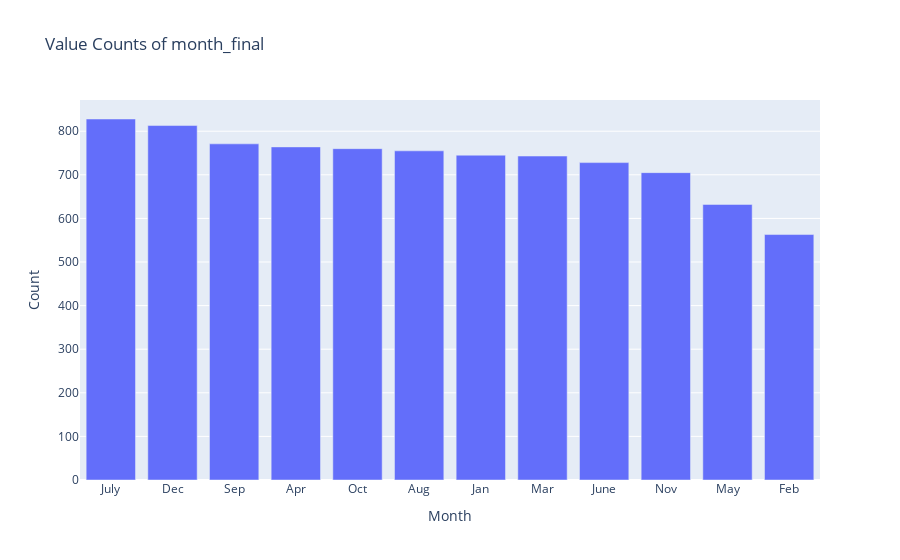

The notebook cell saved with this chart:
### Code cell
value_counts_df = netflix_df['month_final'].value_counts().reset_index()
value_counts_df.columns = ['Month', 'Value_count']

# Create a bar plot using Plotly Express
fig = px.bar(value_counts_df, x='Month', y='Value_count', title='Value Counts of month_final',
             labels={'Month': 'Month', 'Value_count': 'Count'})

# Show the plot
fig.show()

### Figure 1 — Plotly figure (JSON) as saved in the notebook; plotly's stock layout.template omitted (floating-point values rounded to 4 significant figures)
{"data": [{"alignmentgroup": "True", "hovertemplate": "Month=%{x}<br>Count=%{y}<extra></extra>", "legendgroup": "", "marker": {"color": "#636efa", "pattern": {"shape": ""}}, "name": "", "offsetgroup": "", "orientation": "v", "showlegend": false, "textposition": "auto", "type": "bar", "x": ["July", "Dec", "Sep", "Apr", "Oct", "Aug", "Jan", "Mar", "June", "Nov", "May", "Feb"], "xaxis": "x", "y": [828, 813, 771, 764, 760, 755, 745, 743, 728, 705, 632, 563], "yaxis": "y"}], "layout": {"barmode": "relative", "legend": {"tracegroupgap": 0}, "title": {"text": "Value Counts of month_final"}, "xaxis": {"anchor": "y", "domain": [0, 1], "title": {"text": "Month"}}, "yaxis": {"anchor": "x", "domain": [0, 1], "title": {"text": "Count"}}}}
